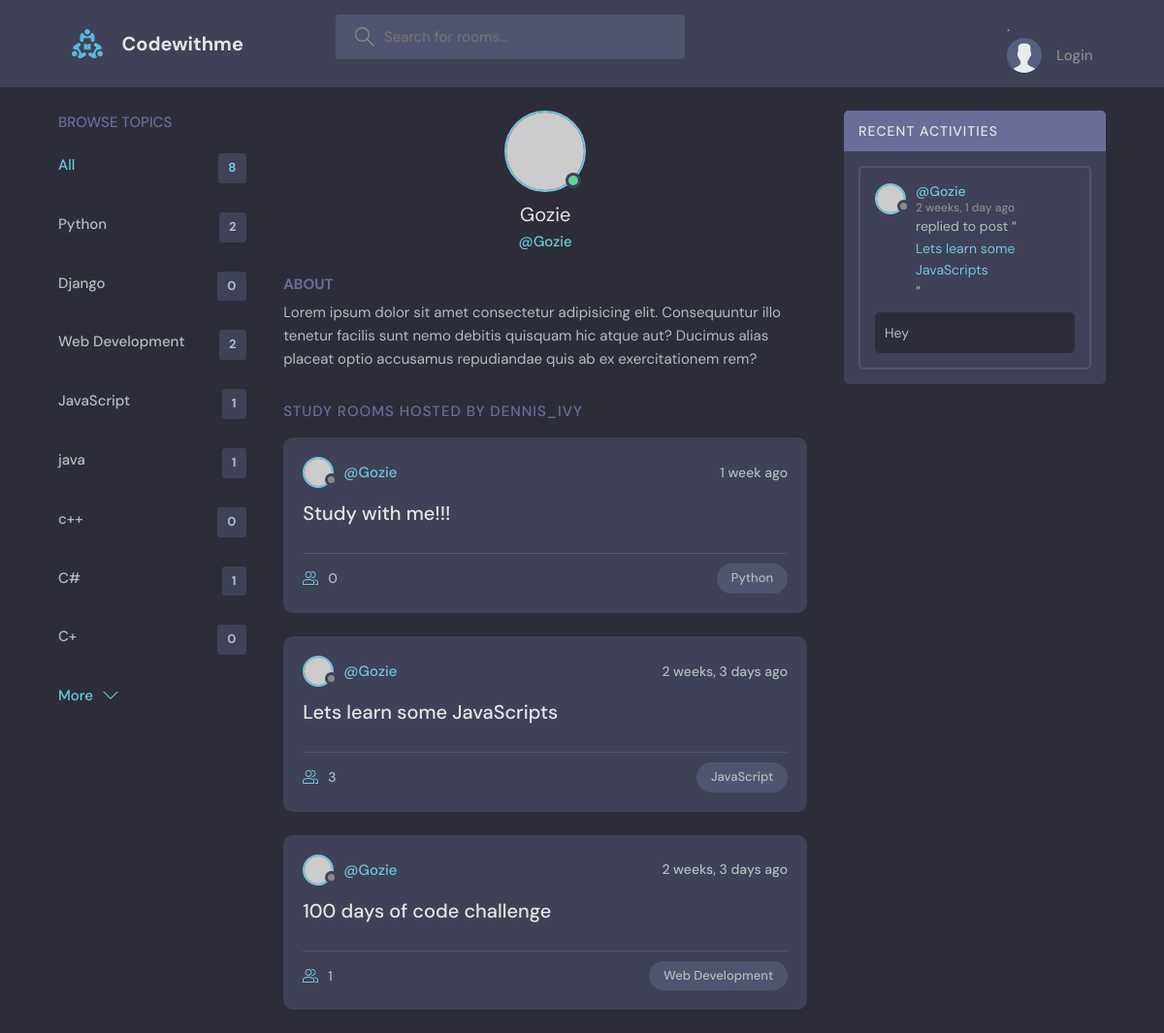
Page /profile/1/ on the committed database.
### baseall/models.py (models this page shows, shortened)
class Topic(models.Model):
    name = models.CharField(max_length=200)

class Room(models.Model):
    host = models.ForeignKey(User, on_delete=models.SET_NULL, null=True)
    topic = models.ForeignKey(Topic, on_delete=models.SET_NULL, null=True)
    name = models.CharField(max_length=200)
    description = models.TextField(null=True, blank=True)
    participants = models.ManyToManyField(User, related_name='participants', blank=True)
    updated = models.DateTimeField(auto_now=True)
    created = models.DateTimeField(auto_now_add=True)
    class Meta:
        ordering = ['-updated', '-created']
    def __str__(self):
        return self.name

class Message(models.Model):
    user = models.ForeignKey(User, on_delete=models.CASCADE)
    room = models.ForeignKey(Room, on_delete=models.CASCADE)
    body = models.TextField()
    updated = models.DateTimeField(auto_now=True)
    created = models.DateTimeField(auto_now_add=True)
    class Meta:
        ordering = ['-updated', '-created']

### baseall/views.py (the view)
# urls.py: path('profile/<str:pk>/', views.userProfile, name="user-profile"),
def userProfile(request, pk):
    user = User.objects.get(id=pk)
    rooms = user.room_set.all()
    room_messages = user.message_set.all()
    topics = Topic.objects.all()
    context = {'user': user, 'rooms': rooms, 'room_messages': room_messages, 'topics': topics}
    return render(request, 'baseall/profile.html', context)

### baseall/templates/baseall/profile.html (shortened to what this page needs)
{% extends 'main.html' %}
{% block content %}
  <main class="profile-page layout layout--3">
    <div class="container">
      {% include 'baseall/topics_component.html' %}
      <div class="roomList">
        <div class="profile">
          <div class="profile__avatar">
            <div class="avatar avatar--large active">
              <img src="https://randomuser.me/api/portraits/men/11.jpg" />
            </div>
          </div>
          <div class="profile__info">
            <h3>{{user.username}}</h3>
            <p>@{{user.username}}</p>
          </div>
          <div class="profile__about">
            <h3>About</h3>
            <p>
              Lorem ipsum dolor sit amet consectetur adipisicing elit. Consequuntur illo tenetur
              facilis sunt nemo debitis quisquam hic atque aut? Ducimus alias placeat optio
              accusamus repudiandae quis ab ex exercitationem rem?
            </p>
          </div>
        </div>
        <div class="roomList__header">
          <div>
            <h2>Study Rooms Hosted by dennis_ivy</a>
            </h2>
          </div>
        </div>
        {% include 'baseall/feed_component.html' %}
      </div>
    {% include 'baseall/activity_component.html' %}
    </div>
  </main>
{% endblock content %}

### templates/main.html (shortened to what this page needs)
<!DOCTYPE html>
{% load static %}
<html lang="en">
<head>
    <link rel="stylesheet" href="{% static 'styles/style.css' %}" />
</head>
<body>
    {% include 'navbar.html' %}
    {% block content %}
    {% endblock %}
</body>
</html>

### templates/navbar.html (shortened to what this page needs)
{% load static %}
<header class="header header--loggedIn">
    <div class="container">
        <a href="{% url 'home' %}" class="header__logo">
            <img src="{% static 'images/logo.svg' %}" />
            <h1>Codewithme</h1>
        </a>
        <form class="header__search" method="GET" action="{% url 'home' %}">
            <label>
                <input name="q" placeholder="Search for rooms..." />
            </label>
        </form>
        <nav class="header__menu">
            .
            {% if request.user.is_authenticated %}
            <div class="header__user">
                <a href="{% url 'update-user' %}">
                    <div class="avatar avatar--medium active">
                        <img src="https://randomuser.me/api/portraits/men/37.jpg" />
                    </div>
                    <p>{{request.user.username}}<span>@{{request.user.username}}</span></p>
                </a>
                <button class="dropdown-button">
                    <svg version="1.1" xmlns="http://www.w3.org/2000/svg" width="32" height="32" viewBox="0 0 32 32">
                        <title>chevron-down</title>
                        <path d="M16 21l-13-13h-3l16 16 16-16h-3l-13 13z"></path>
                    </svg>
                </button>
            </div>
            {% else %}
            <a href="{% url 'login' %}">
                <img src="{% static 'images/avatar.svg' %}" />
                <p>Login</p>
            </a>
            {% endif %}
        </nav>
    </div>
</header>

### baseall/templates/baseall/topics_component.html
<div class="topics">
    <div class="topics__header">
        <h2>Browse Topics</h2>
    </div>
    <ul class="topics__list">
        <li>
            <a href="{% url 'home' %}" class="active">All<span>{{topics.count}}</span></a>
        </li>
        {% for topic in topics %}
        <li>
            <a href="{% url 'home' %}?q={{topic.name}}">{{topic.name}}<span>{{topic.room_set.all.count}}</span></a>
        </li>
        {% endfor %}
    </ul>
    <a class="btn btn--link" href="{% url 'topics' %}">
        More
        <svg version="1.1" xmlns="http://www.w3.org/2000/svg" width="32" height="32" viewBox="0 0 32 32">
            <title>chevron-down</title>
            <path d="M16 21l-13-13h-3l16 16 16-16h-3l-13 13z"></path>
        </svg>
    </a>
</div>

### baseall/templates/baseall/feed_component.html (shortened to what this page needs)
{% for room in rooms %}
 <div class="roomListRoom">
    <div class="roomListRoom__header">
        <a href="{% url 'user-profile' room.host.id %}" class="roomListRoom__author">
            <div class="avatar avatar--small">
                <img src="https://randomuser.me/api/portraits/women/11.jpg" />
            </div>
            <span>@{{room.host.username}}</span>
        </a>
        <div class="roomListRoom__actions">
            <span>{{room.created|timesince}} ago</span>
        </div>
    </div>
    <div class="roomListRoom__content">
        <a href="{% url 'room' room.id %}">{{room.name}}</a>
    </div>
    <div class="roomListRoom__meta">
        <a href="{% url 'room' room.id %}" class="roomListRoom__joined">
            {{room.participants.all.count}}
        </a>
        <p class="roomListRoom__topic">{{room.topic.name}}</p>
    </div>
</div>
{% endfor %}

### baseall/templates/baseall/activity_component.html (shortened to what this page needs)
<div class="activities">
    <div class="activities__header">
        <h2>Recent Activities</h2>
    </div>
    {% for message in room_messages %}
    <div class="activities__box">
        <div class="activities__boxHeader roomListRoom__header">
            <a href="{% url 'user-profile' message.user.id %}" class="roomListRoom__author">
                <div class="avatar avatar--small">
                    <img src="https://randomuser.me/api/portraits/women/11.jpg" />
                </div>
                <p>
                     @{{message.user}}
                    <span>{{message.created|timesince}} ago</span>
                </p>
            </a>
        </div>
        <div class="activities__boxContent">
            <p>replied to post “
                <a href="{% url 'room' message.room.id %}">{{message.room}}</a>”</p>
            <div class="activities__boxRoomContent">
                {{message.body}}
            </div>
        </div>
    </div>
    {% endfor %}
</div>

### rows in the picture
Topic: name "Python", room_set.all.count "2"
Topic: name "Django", room_set.all.count "0"
Topic: name "Web Development", room_set.all.count "2"
Topic: name "JavaScript", room_set.all.count "1"
Topic: name "java", room_set.all.count "1"
Topic: name "c++", room_set.all.count "0"
Topic: name "C#", room_set.all.count "1"
Topic: name "C+", room_set.all.count "0"
Room: host.username "Gozie", created "1 week", name "Study with me!!!", participants.all.count "0", topic.name "Python"
Room: host.username "Gozie", created "2 weeks, 3 days", name "Lets learn some JavaScripts", participants.all.count "3", topic.name "JavaScript"
Room: host.username "Gozie", created "2 weeks, 3 days", name "100 days of code challenge", participants.all.count "1", topic.name "Web Development"
Message: user "Gozie", created "2 weeks, 1 day", room "Lets learn some JavaScripts", body "Hey"

### other values in the picture
{{ topics.count }} "8"
{{ user.username }} "Gozie"
